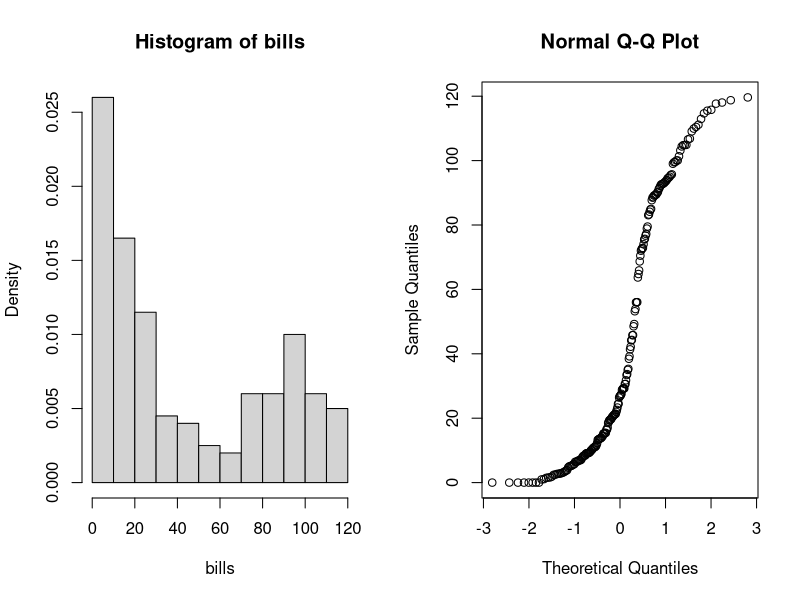
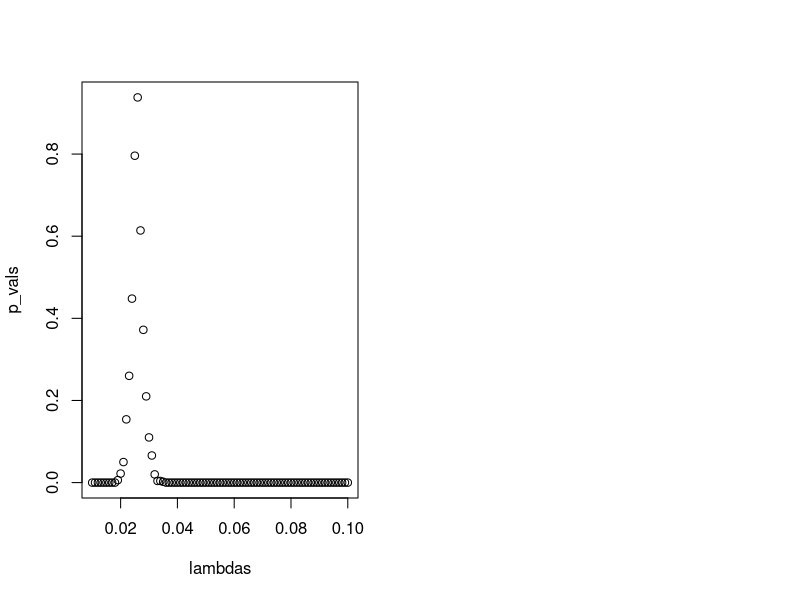

The R source for these figures, in order:
## ---- chunk 1
bills <- scan("telephone.txt", skip=2)
par(mfrow=c(1, 2))
hist(bills, prob=T)
qqnorm(bills)
## ---- chunk 2
T_val <- median(bills)
N <- length(bills)
B <- 1000
T_vals <- numeric(B)
lambdas <- seq(0.01, 0.1, by=0.001)
p_vals <- numeric(length(lambdas))

for (i in 1:length(lambdas)) {
    for (j in 1:B) {
        sampled_bills <- rexp(N, lambdas[i])
        T_vals[j] <- median(sampled_bills)
    }

    p_val_left <- sum(T_vals < T_val) / B
    p_val_right <- sum(T_vals > T_val) / B
    p_vals[i] <- 2 * min(p_val_left, p_val_right)
}
plot(lambdas, p_vals, type='p')
## ---- chunk 3
bootstrap_ci <- function(data, B, T, confidence) {
    T_val <- T(data)
    T_vals <- numeric(B)

    for (i in 1:B) {
        sampled_data <- sample(data, replace=TRUE)
        T_vals[i] <- median(sampled_data)
    }

    alpha <- (1 - confidence) / 2
    ci <- c(2 * T_val - quantile(T_vals, 1 - alpha), 
            2 * T_val - quantile(T_vals, alpha))
    return (ci)
}
ci <- bootstrap_ci(bills, 1000, median, 0.95)
## ---- chunk 4
B <- 1000
means <- numeric(B)

for (i in 1:B) {
    sampled_bills <- sample(bills, 100)
    means[i] <- mean(sampled_bills)
}
lambda <- 1 / mean(means)
## ---- chunk 5
ci <- bootstrap_ci(rexp(length(bills), lambda), 1000, median, 0.95)
## ---- chunk 6
p_value <- binom.test(sum(bills > 40), length(bills), alternative="less")$p.value
## ---- chunk 7
p_value <- binom.test(
    sum(bills > 10), length(bills), p=0.75, alternative="less"
)$p.value
